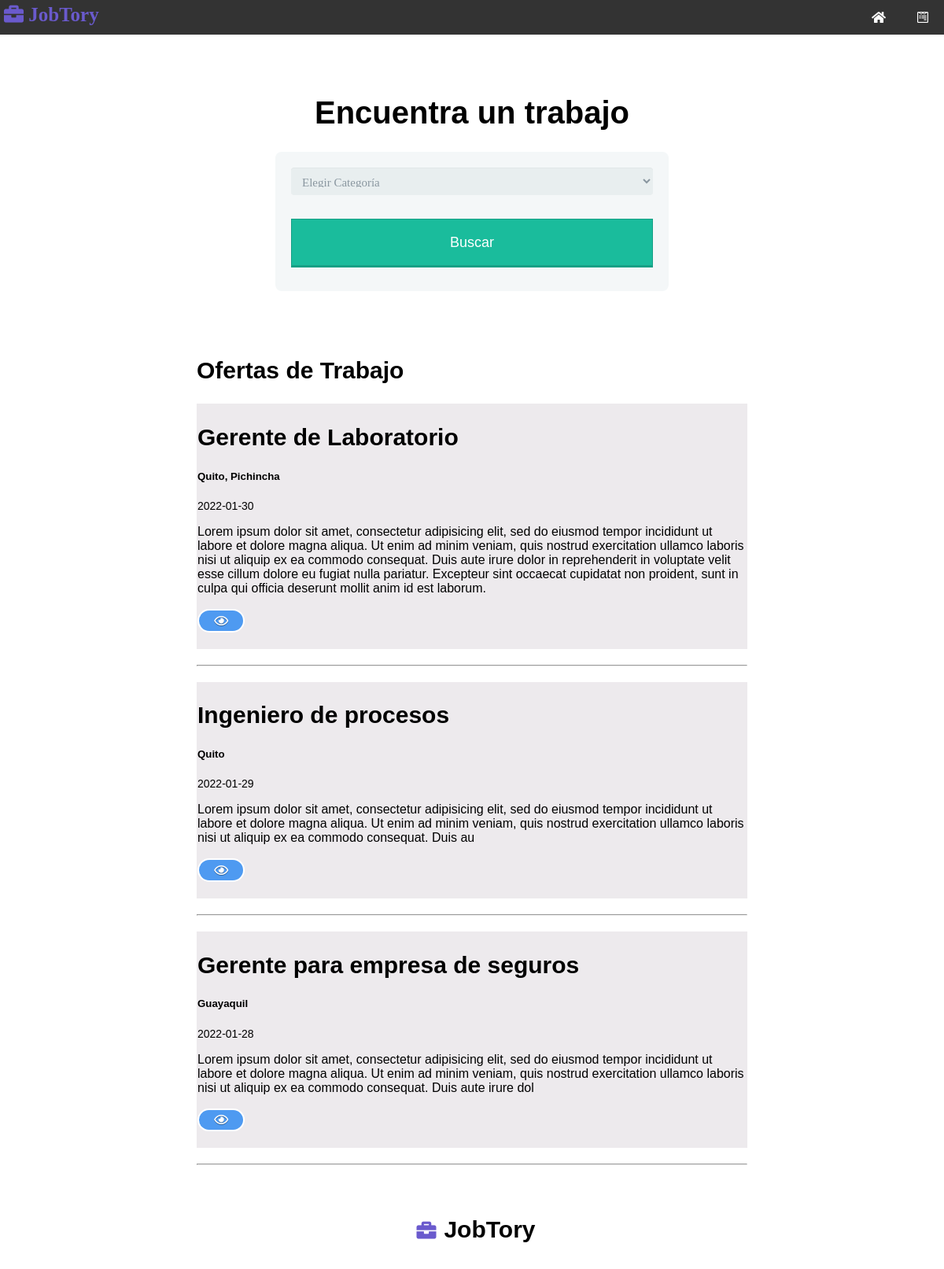
The page / on the database its author committed.
### tables this page shows
CREATE TABLE `trabajos` (
  `id` int(11) NOT NULL,
  `id_categoria` int(11) NOT NULL,
  `empresa` varchar(255) NOT NULL,
  `titulo_trabajo` varchar(255) NOT NULL,
  `descripcion` varchar(500) NOT NULL,
  `salario` varchar(255) NOT NULL,
  `ubicacion` varchar(255) NOT NULL,
  `contacto_usuario` varchar(255) NOT NULL,
  `contacto_email` varchar(255) NOT NULL,
  `fecha` date NOT NULL DEFAULT current_timestamp()
);

### libreria/plantilla.php (called while the page is built, shortened)
<?php class Plantilla{
	protected $plantilla;
	public function __construct($plantilla){
		$this->plantilla = $plantilla;
	}
	public function __toString(){
		include basename($this->plantilla);
		return ob_get_clean();
	}
}

### libreria/database.php (called while the page is built, shortened)
<?php
class DATABASE{
	private $host = DB_HOST;
	private $user = DB_USER;
	private $pass = DB_PASS;
	private $dbname = DB_NAME;
	private $dbh;
	private $stmt;
	public function __construct(){
		$dsn = 'mysql:host='.$this->host .';dbname='. $this->dbname;
		$options = array(
			PDO::ATTR_PERSISTENT => true,
			PDO::ATTR_ERRMODE => PDO::ERRMODE_EXCEPTION
		);
		try{
			$this->dbh = new PDO($dsn, $this->user, $this->pass, $options);
		}catch(PDOException $e){
			$this->error = $e->getMessage();
		}
	}
	public function query($query){
		$this->stmt = $this->dbh->prepare($query);
	}
	public function execute(){
		return $this->stmt->execute();
	}
	public function setResultado(){
		$this->execute();
		return $this->stmt->fetchAll(PDO::FETCH_OBJ);
	}
}

### libreria/trabajo.php (called while the page is built, shortened)
<?php
class Trabajo{
	private $db;
	public function __construct(){
		$this->db = new Database;
	}
	public function getAllTrabajos(){
		$this->db->query("SELECT trabajos.*, categorias.categoria AS ccategoria
			FROM trabajos
			INNER JOIN categorias
			ON trabajos.id_categoria = categorias.id
			ORDER BY fecha DESC
			");
		$resultados =$this->db->setResultado();
		return $resultados;
	}
	public function getCategorias(){
		$this->db->query("SELECT * FROM categorias");
		$resultados =$this->db->setResultado();
		return $resultados;
	}
}

### plantillas-paginas/pagina-inicio.php (the view, shortened to what this page needs)
<?php include 'inc/header.php';?>
<div class="header">
	<h1>Encuentra un trabajo</h1>
	<form method="GET" action="index.php" class="form-style-5">
		<select name="categoria" class="form-control">
			<option value="0">Elegir Categoría</option>
			</select>
			<input type="submit" class="btn btn-lg btn-success" value="Buscar">
		</form>
	</div>
<h2 style="margin-left: 250px;">Ofertas de Trabajo</h2>
<?php foreach ($trabajos as $trabajo): ?>
	<div class="main">
		<h2><?php echo $trabajo->titulo_trabajo; ?></h2>
		<h5><?php echo $trabajo->ubicacion; ?></h5>
		<small><?php echo $trabajo->fecha; ?></small>
		<p><?php echo $trabajo->descripcion; ?></p>
		<div>
			<a href="trabajo.php?id=<?php echo $trabajo->id; ?>" class="button4" style="background-color:#4e9af1"><i class="far fa-eye"></i></a>
		</div>
		<br>
	</div>
	<hr class="hrp">
<?php endforeach ?>
<?php include 'inc/footer.php';?>

### index.php (shortened to what this page needs)
<?php
$trabajo = new Trabajo;
$plantilla = new Plantilla ('plantillas-paginas/pagina-inicio.php');
$categoria = isset($_GET['categoria']) ? $_GET['categoria']: null;
if ($categoria) {
	$plantilla->trabajos = $trabajo->getXCategoria($categoria);
}else {
	$plantilla->trabajos = $trabajo->getAllTrabajos();
}
$plantilla->categorias = $trabajo->getCategorias();
echo $plantilla;

### plantillas-paginas/inc/header.php (shortened to what this page needs)
<html lang="en">
<head>
	<link rel="stylesheet" type="text/css" href="css/style.css">
	<link rel="stylesheet" href="https://use.fontawesome.com/releases/v5.6.0/css/all.css">
	</head>
	<body>
		<div class="navbar">
			<a href="crear.php"><i class="fab fa-wpforms"></i></a>
			<a href="index.php"><i class="fas fa-home"></i></a>
			<i class="fas fa-briefcase"> <?php echo SITE_TITLE; ?></i>
		</div>

### plantillas-paginas/inc/footer.php
		<div class="footer">
			<h2><i class="fas fa-briefcase" style="padding: 10px;"></i><?php echo SITE_TITLE; ?></h2>
		</div>
	</body>
</html>

### css/style.css (style rules this page uses)
* { box-sizing: border-box; }
body { font-family: Arial, Helvetica, sans-serif; margin: 0; }
.header { padding: 50px; text-align: center; }
.header h1 { font-size: 40px; }
h2 { font-size: 30px; }
.navbar { overflow: hidden; background-color: #333; position: sticky; position: -webkit-sticky; top: 0; }
.navbar a { float: right; display: block; color: white; text-align: center; padding: 14px 20px; text-decoration: none; }
.main { background-color: #edeaed; padding: 1px; margin-left: 250px; margin-right: 250px; margin-top: 20px; margin-bottom: 15px; }
.hrp { margin-left: 250px; margin-right: 250px; margin-top: 20px; margin-bottom: 15px; }
input[type=button], input[type=submit], input[type=reset] { background-color: #4CAF50; border: none; color: white; padding: 10px 32px; text-decoration: none; cursor: pointer; margin-left: 30px; }
a.button4, .button4 { display:inline-block; padding:0.3em 1.2em; margin:1 1.1em 0.1em 0; border:0.16em solid rgba(255,255,255,0); border-radius:2em; box-sizing: border-box; text-decoration:none; font-family:'Roboto',sans-serif; font-weight:300; color:#FFFFFF; text-shadow: 0 0.04em 0.04em rgba(0,0,0,0.35); text-align:center; transition: all 0.2s; }
a.button4, .button4:hover { border-color: rgba(255,255,255,1); }
.footer { padding: 20px; text-align: center; }
.fa-briefcase { font-size: 25px; padding: 5px; color: rgb(106, 90, 205); }
small { font-size:.875em; }

### plantillas-paginas/inc/header.php (style rules this page uses)
.form-style-5 { max-width: 500px; padding: 10px 20px; background: #f4f7f8; margin: 10px auto; padding: 20px; background: #f4f7f8; border-radius: 8px; font-family: Georgia, "Times New Roman", Times, serif; }
.form-style-5 input[type="text"], .form-style-5 input[type="date"], .form-style-5 input[type="datetime"], .form-style-5 input[type="email"], .form-style-5 input[type="number"], .form-style-5 input[type="search"], .form-style-5 input[type="time"], .form-style-5 input[type="url"], .form-style-5 textarea, .form-style-5 select { font-family: Georgia, "Times New Roman", Times, serif; background: rgba(255,255,255,.1); border: none; border-radius: 4px; font-size: 15px; margin: 0; outline: 0; padding: 10px; width: 100%; box-sizing: border-box; -webkit-box-sizing: border-box; -moz-box-sizing: border-box; background-color: #e8eeef; color:#8a97a0; -webkit-box-shadow: 0 1px 0 rgba(0,0,0,0.03) inset; box-shadow: 0 1px 0 rgba(0,0,0,0.03) inset; margin-bottom: 30px; }
.form-style-5 select { -webkit-appearance: menulist-button; height:35px; }
.form-style-5 input[type="submit"], .form-style-5 input[type="button"] { position: relative; display: block; padding: 19px 39px 18px 39px; color: #FFF; margin: 0 auto; background: #1abc9c; font-size: 18px; text-align: center; font-style: normal; width: 100%; border: 1px solid #16a085; border-width: 1px 1px 3px; margin-bottom: 10px; }

### rows shown on the page
trabajos: titulo_trabajo "Gerente de Laboratorio", ubicacion "Quito, Pichincha", fecha "2022-01-30", descripcion "Lorem ipsum dolor sit amet, consectetur adipisicing elit, sed do eiusmod tempor incididunt ut labore et dolore magna aliqua. Ut enim ad minim veniam, quis nostrud exercitation ullamco laboris nisi ut aliquip ex ea commodo consequat. Duis aute irure dolor in reprehenderit in voluptate velit esse cillum dolore eu fugiat nulla pariatur. Excepteur sint occaecat cupidatat non proident, sunt in culpa qui officia deserunt mollit anim id est laborum."
trabajos: titulo_trabajo "Ingeniero de procesos", ubicacion "Quito", fecha "2022-01-29", descripcion "Lorem ipsum dolor sit amet, consectetur adipisicing elit, sed do eiusmod tempor incididunt ut labore et dolore magna aliqua. Ut enim ad minim veniam, quis nostrud exercitation ullamco laboris nisi ut aliquip ex ea commodo consequat. Duis au"
trabajos: titulo_trabajo "Gerente para empresa de seguros", ubicacion "Guayaquil", fecha "2022-01-28", descripcion "Lorem ipsum dolor sit amet, consectetur adipisicing elit, sed do eiusmod tempor incididunt ut labore et dolore magna aliqua. Ut enim ad minim veniam, quis nostrud exercitation ullamco laboris nisi ut aliquip ex ea commodo consequat. Duis aute irure dol"

### other values the page prints
SITE_TITLE "JobTory"
